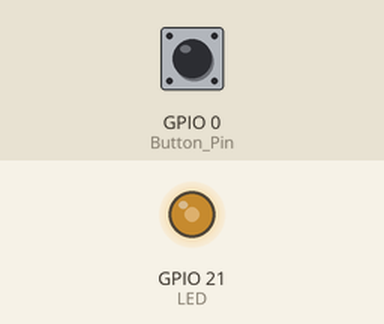
Recording of a sketch running on a simulated ESP32. On the bench: output pins drawn as LEDs (lit = HIGH). The test bench sets the inputs (shaded band); at power-on: GPIO 0 (Button_Pin) HIGH.

Above: at 0.1 s.
Timing chart, 0 to 1.6 s (numbered marks = the images above):
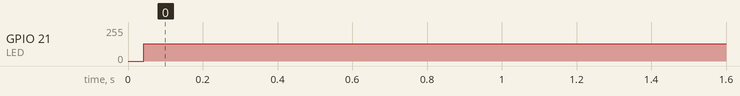

Measured:
- by itself, GPIO 21 (LED): 0/255 → 128/255 at 0.04 s

The sketch:

G8-Music8BitByBuzzer.ino
```cpp
#define LED 21
#define Button_Pin 0

hw_timer_t *My_timer = NULL;
int speed;
void IRAM_ATTR onTimer(){
  digitalWrite(LED, !digitalRead(LED));
}

void IRAM_ATTR IO_INT_ISR(){
  speed++;
  if(speed == 6){
    speed = 1;
  }
}

void setup(){
  pinMode(LED, OUTPUT);
  My_timer = timerBegin(0, 80, true);
  timerAttachInterrupt(My_timer, &onTimer, true);
  pinMode(Button_Pin, INPUT);
  attachInterrupt(Button_Pin, IO_INT_ISR, RISING);
  speed = 1;
}

void loop(){
  timerAlarmWrite(My_timer, 379.07, true);//E
  timerAlarmEnable(My_timer);  // enable the alarm
  delay(1500/speed);
  timerAlarmWrite(My_timer, 318.87, true);//G
  timerAlarmEnable(My_timer);  // enable the alarm
  delay(750/speed);
  timerAlarmWrite(My_timer, 477.55, true);//C
  timerAlarmEnable(My_timer);  // enable the alarm
  delay(3750/speed);
  timerAlarmWrite(My_timer, 284.09, true);//A
  timerAlarmEnable(My_timer);  // enable the alarm
  delay(1500/speed);
  timerAlarmWrite(My_timer, 238.89, true);//C'
  timerAlarmEnable(My_timer);  // enable the alarm
  delay(600/speed);
  timerAlarmWrite(My_timer, 357.909, true);//F
  timerAlarmEnable(My_timer);  // enable the alarm
  delay(3900/speed);
  timerAlarmWrite(My_timer, 253.036, true);//B
  timerAlarmEnable(My_timer);  // enable the alarm
  delay(750/speed);
  timerAlarmWrite(My_timer, 253.036, false);
  delay(30/speed);
  timerAlarmWrite(My_timer, 253.036, true);//B
  timerAlarmEnable(My_timer);  // enable the alarm
  delay(750/speed);
  timerAlarmWrite(My_timer, 253.036, false);
  delay(30/speed);
  timerAlarmWrite(My_timer, 253.036, true);//B
  timerAlarmEnable(My_timer);  // enable the alarm
  delay(750/speed);
  timerAlarmWrite(My_timer, 318.87, true);//G
  timerAlarmEnable(My_timer);  // enable the alarm
  delay(750/speed);
  timerAlarmWrite(My_timer, 253.036, true);//B
  timerAlarmEnable(My_timer);  // enable the alarm
  delay(750/speed);
  timerAlarmWrite(My_timer, 212.856, true);//D'
  timerAlarmEnable(My_timer);  // enable the alarm
  delay(750/speed);
  timerAlarmWrite(My_timer, 238.89, true);//C'
  timerAlarmEnable(My_timer);  // enable the alarm
  delay(3000/speed);
  timerAlarmWrite(My_timer, 253.036, false);
  delay(10);
}
```
